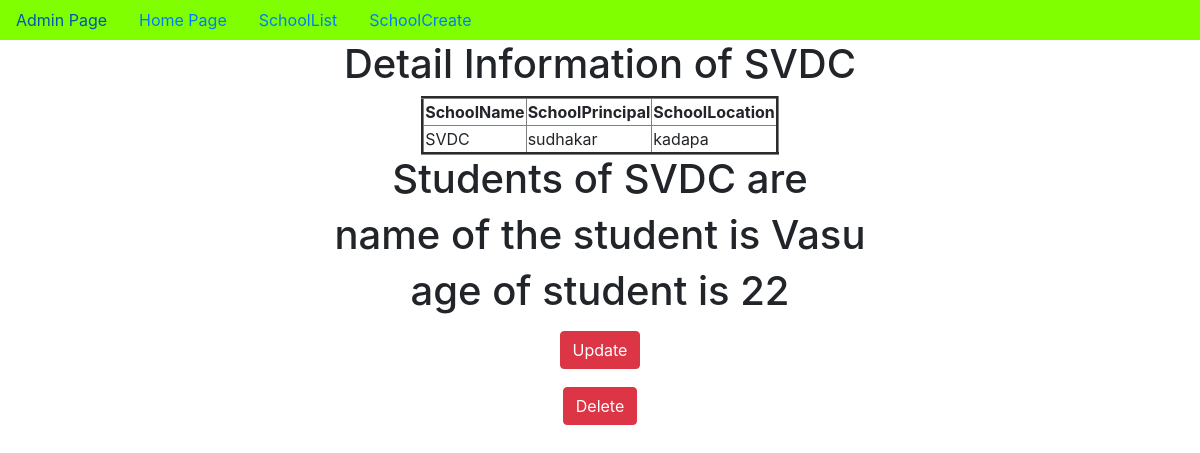
Screenshot of /3/ with the database file from the repository.
### app/models.py (models this page shows, shortened)
class School(models.Model):
    Sname=models.CharField(max_length=100)
    Sprincipal=models.CharField(max_length=100)
    Slocation=models.CharField(max_length=100)
    def __str__(self) -> str:
        return self.Sname

class Student(models.Model):
    Stname=models.CharField(max_length=100)
    Stage=models.IntegerField()
    Sname=models.ForeignKey(School,on_delete=models.CASCADE,related_name='students')

### app/views.py (the view)
# urls.py: re_path('(?P<pk>\d+)/',SchoolDetail.as_view(),name='detail'),
class SchoolDetail(DetailView):
    model=School
    context_object_name = 'schoolobj'

### templates/app/school_detail.html (shortened to what this page needs)
{% extends 'app/dummy.html' %}
{% block body_block %}
    <h1>Detail Information of {{schoolobj}}</h1>
    <table border="3px">
    <tr>
        <th>SchoolName</th>
        <th>SchoolPrincipal</th>
        <th>SchoolLocation</th>
    </tr>
    <tr>
        <td>{{schoolobj.Sname}}</td>
        <td>{{schoolobj.Sprincipal}}</td>
        <td>{{schoolobj.Slocation}}</td>
    </tr>
    </table>
    <h1>Students of {{schoolobj}} are</h1>
        {% for st in schoolobj.students.all %}
            <h1>name of the student is {{st.Stname}}</h1>
            <h1>age of student is {{st.Stage}}</h1>
        {% endfor %}
<h1><a href="{% url 'update' pk=schoolobj.pk %}"class="btn btn-danger">Update</a></h1>
<h1><a href="{% url 'delete' pk=schoolobj.pk %}"class="btn btn-danger">Delete</a></h1>
{% endblock %}

### rows the page displays
School: Sname "SVDC", Sprincipal "sudhakar", Slocation "kadapa"
Student: Stname "Vasu", Stage "22"
